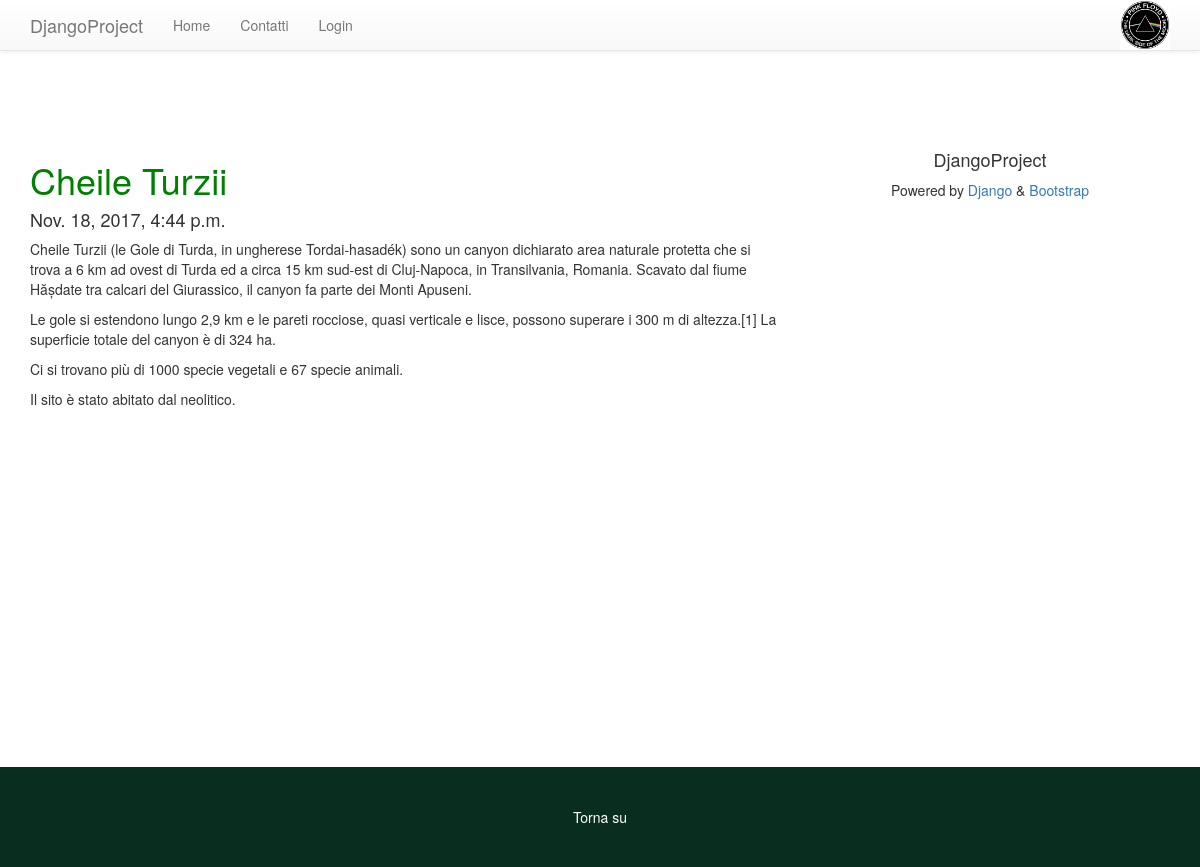
Page /7/cheile-turzii/ on the committed database.
### posts/models.py (models this page shows, shortened)
class Post(models.Model):
    titolo = models.CharField(max_length=120)
    contenuto = models.TextField()
    data = models.DateTimeField(auto_now=False, auto_now_add=True)
    slug = models.SlugField()

### templates/post_singolo.html (shortened to what this page needs)
{% extends "base.html" %}
{% block content %}
    <h1>{{ object.titolo}}</h1>
    <h4>{{ object.data}}</h4>
    <p>{{ object.contenuto|safe|linebreaks}}</p>
{% endblock content %}

### static/css/djangoproject.css (style rules this page uses)
h1 { color: green }
html, body { padding-top: 70px; height: 100%; }

### rows in the picture
Post: titolo "Cheile Turzii", data "Nov. 18, 2017, 4:44 p.m.", contenuto "Cheile Turzii (le Gole di Turda, in ungherese Tordai-hasadék) sono un canyon dichiarato area naturale protetta che si trova a 6 km ad ovest di Turda ed a circa 15 km sud-est di Cluj-Napoca, in Transilvania, Romania. Scavato dal fiume Hășdate tra calcari del Giurassico, il canyon fa parte dei Monti Apuseni. Le gole si estendono lungo 2,9 km e le pareti rocciose, quasi verticale e lisce, possono superare i 300 m di altezza.[1] La superficie totale del canyon è di 324 ha. Ci si trovano più di 1000 specie vegetali e 67 specie animali. Il sito è stato abitato dal neolitico."
